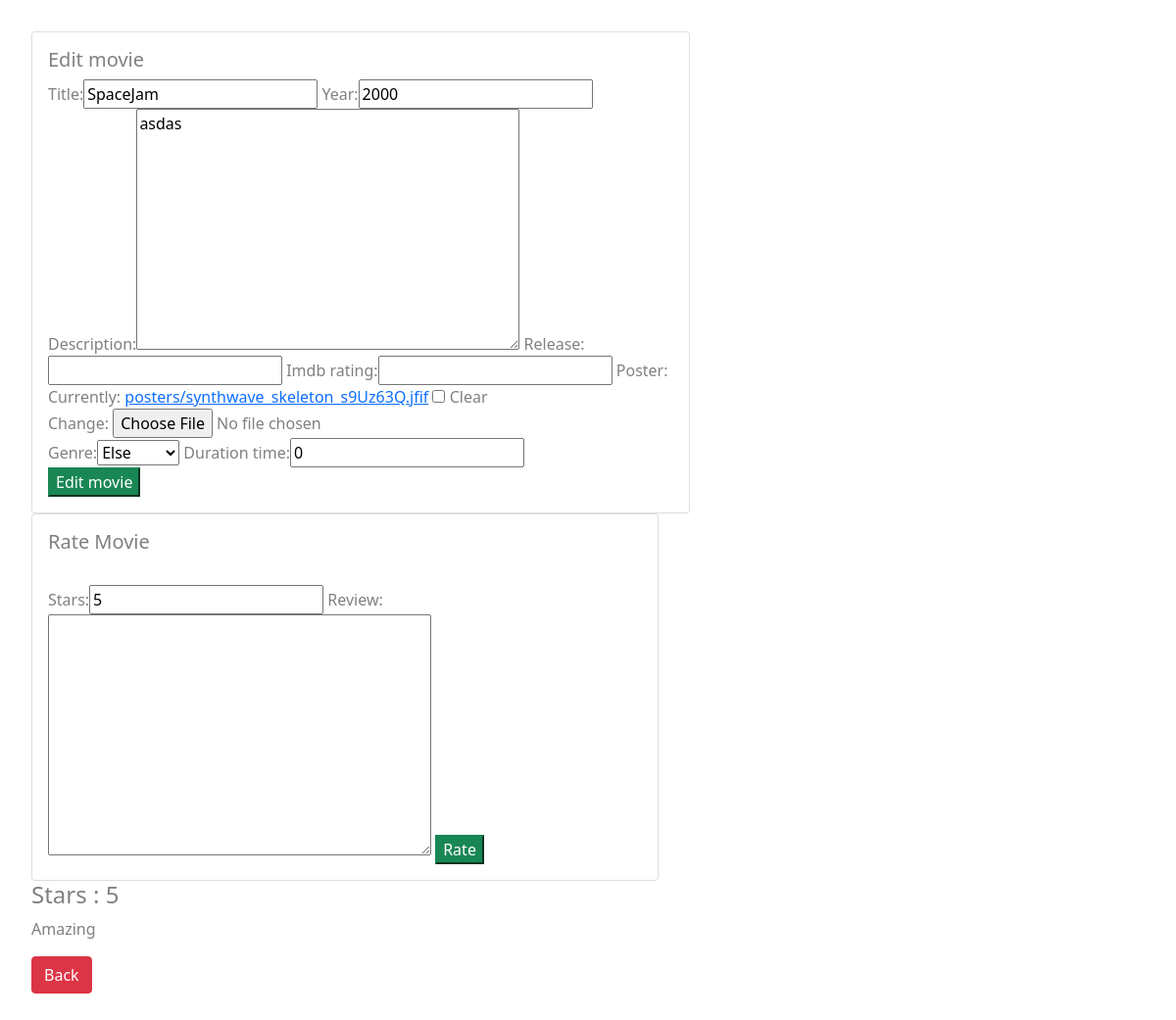
The app's page /films/edit/1/ (signed in) with its own data.
### appImdbTutorial/models.py (models this page shows, shortened)
class Film(models.Model) :
    title = models.CharField(max_length=64, blank=False, unique=True) #Text
    year = models.PositiveSmallIntegerField(default=2000)
    description = models.TextField(default='')
    release = models.DateField(null=True, blank=True)
    imdb_rating = models.DecimalField(max_digits=4, decimal_places=2, null=True, blank=True)
    poster = models.ImageField(upload_to='posters', null=True, blank=True)
    additional_info = models.OneToOneField(AdditionalInfo, on_delete=models.CASCADE, null=True, blank=True)

class Rating(models.Model) :
    review = models.TextField(default='', blank=True)
    stars = models.SmallIntegerField(default=5)
    film = models.ForeignKey(Film, on_delete=models.CASCADE)

### appImdbTutorial/views.py (the view)
# urls.py: path('edit/<int:id>/', edit_movie, name='edit_movie'),
@login_required
def edit_movie(request, id) :
    if_new = False
    movie = get_object_or_404(Film, pk=id) # no primary key in our model
    reviews = Rating.objects.filter(film=movie)
    actors = movie.actors.all() #actors is related name =
    try :
        info = AdditionalInfo.objects.get(film = movie.id) # If no value is added in the models.py the dault will be lower casae name of the model
    except AdditionalInfo.DoesNotExist :
        info = None
    form_film = FilmForm(request.POST or None, request.FILES or None, instance=movie)
    form_info = AdditionalInfoForm(request.POST or None, instance=info)
    form_rati = RatingForm(request.POST or None)
    if request.method == 'POST' :
        if 'stars' in request.POST :
            rating_to_save = form_rati.save(commit=False)
            rating_to_save.film = movie
            rating_to_save.save()
    if all( (form_film.is_valid(), form_info.is_valid()) ) :
        film = form_film.save(commit=False)
        extra = form_info.save()
        film.additional_info = extra
        film.save()
        return redirect(all_movies)
    return render(request, 'movie_form.html', {'form': form_film, 'form_info': form_info, 'rating': form_rati, 'reviews': reviews, 'isNew': if_new})

### appImdbTutorial/forms.py
class FilmForm(ModelForm) :
    class Meta:
        model = Film
        fields = ['title', 'year', 'description', 'release', 'imdb_rating', 'poster']

class AdditionalInfoForm(ModelForm) :
    class Meta:
        model = AdditionalInfo
        fields = ['genre', 'duration_time']

### templates/movie_form.html (shortened to what this page needs)
<!DOCTYPE html>
{% extends 'main.html' %}
{% load bootstrap %}
{% block page %}
    <div class="card" style="width: 42rem; float: left; margin-right: 1rem;">
        <div class="card-body">
            {% if isNew %}
                <h5 class="card-title">Add movie</h5>
            {% else %}
                <h5 class="card-title">Edit movie</h5>
            {% endif %}
            <form method="POST" enctype="multipart/form-data">
                {{ form|bootstrap }}
                <br>
                {{ form_info|bootstrap }}
                <br>
                    {% if isNew %}
                        <button type="submit" class="btn-success">Add movie</button>
                    {% else %}
                        <button type="submit" class="btn-success">Edit movie</button>
                    {% endif %}
            </form>
        </div>
    </div>
    <div class="card" style="width: 40rem;">
        <div class="card-body">
            <h5 class="card-title">Rate Movie</h5>
            <form method="POST" enctype="multipart/form-data">
                <br>
                {{ rating|bootstrap }}
                    <button type="submit" class="btn-success">Rate</button>
            </form>
        </div>
    </div>
    {% for reviews_loop in reviews %}
        <h4>Stars : {{ reviews_loop.stars }}</h4>
        <p>{{ reviews_loop.review }}</p>
    {% endfor %}
    <a href="{% url 'all_movies' %}"> <button type="submit" class="btn btn-danger">Back</button> </a>
{% endblock %}

### appImdbTutorial/static/new.css (style rules this page uses)
body { padding: 2rem; color:gray; }
.card { width: 36rem; }

### records on screen
Film: title "SpaceJam", year "2000", description "asdas"
Rating: stars "5", review "Amazing"
